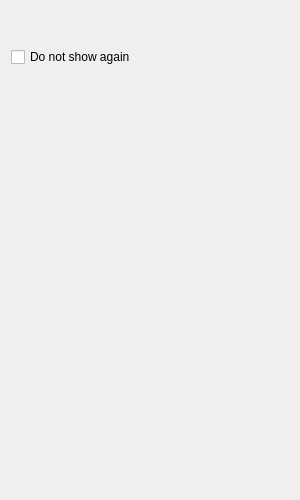
<?xml version="1.0" encoding="UTF-8"?>
<ui version="4.0">
 <class>HelpWidget</class>
 <widget class="QWidget" name="HelpContextWidget">
  <property name="geometry">
   <rect>
    <x>0</x>
    <y>0</y>
    <width>300</width>
    <height>500</height>
   </rect>
  </property>
  <property name="windowTitle">
   <string>Connection Test</string>
  </property>
  <layout class="QVBoxLayout" name="verticalLayout">
   <item>
    <widget class="QLabel" name="label">
     <property name="sizePolicy">
      <sizepolicy hsizetype="Preferred" vsizetype="Minimum">
       <horstretch>0</horstretch>
       <verstretch>0</verstretch>
      </sizepolicy>
     </property>
     <property name="text">
      <string/>
     </property>
     <property name="textFormat">
      <enum>Qt::RichText</enum>
     </property>
     <property name="alignment">
      <set>Qt::AlignLeading|Qt::AlignLeft|Qt::AlignTop</set>
     </property>
    </widget>
   </item>
   <item>
    <spacer name="verticalSpacer_2">
     <property name="orientation">
      <enum>Qt::Vertical</enum>
     </property>
     <property name="sizeType">
      <enum>QSizePolicy::Fixed</enum>
     </property>
     <property name="sizeHint" stdset="0">
      <size>
       <width>16</width>
       <height>16</height>
      </size>
     </property>
    </spacer>
   </item>
   <item>
    <widget class="QCheckBox" name="checkBox">
     <property name="text">
      <string>Do not show again</string>
     </property>
    </widget>
   </item>
   <item>
    <spacer name="verticalSpacer">
     <property name="orientation">
      <enum>Qt::Vertical</enum>
     </property>
     <property name="sizeHint" stdset="0">
      <size>
       <width>20</width>
       <height>40</height>
      </size>
     </property>
    </spacer>
   </item>
  </layout>
 </widget>
 <resources/>
 <connections/>
</ui>
